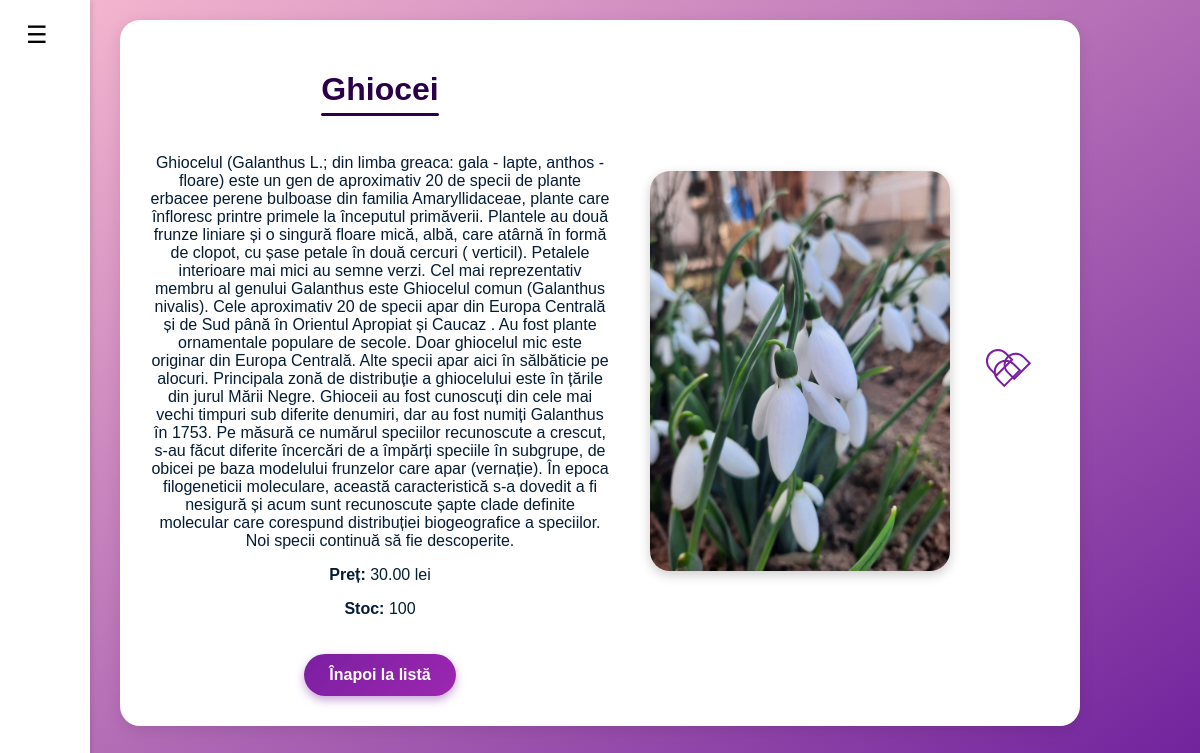
The page /floare/3/ on the database its author committed.
### main/models.py (models this page shows, shortened)
class Floare(models.Model):
    nume = models.CharField(max_length=100)
    descriere = models.TextField()
    pret = models.DecimalField(max_digits=6, decimal_places=2)
    imagine = models.ImageField(upload_to='flori/', blank=True, null=True)
    stoc = models.PositiveIntegerField(default=0)

### main/views.py (the view)
# urls.py: path('floare/<int:floare_id>/', views.detalii_floare, name='detalii_floare'),
def detalii_floare(request, floare_id):
    floare = get_object_or_404(Floare, id=floare_id)
    return render(request, 'main/detalii_floare.html', {'floare': floare})

### main/templates/main/detalii_floare.html (shortened to what this page needs)
<!DOCTYPE html>
<html>
<head>
    {% load static %}
    <link rel="stylesheet" href="{% static 'main/styleDetails.css' %}">
    <link rel="stylesheet" href="{% static 'main/favouriteBtn.css' %}">
    <link rel="stylesheet" href="{% static 'main/sidebar.css' %}">
</head>
<body>
    {% include 'main/base.html' %}
    <div class="container">
        <div class="floare-info">
            <h1 class="titlu">{{ floare.nume }}</h1>
            <p>{{ floare.descriere }}</p>
            <p><strong>Preț:</strong> {{ floare.pret }} lei</p>
            <p><strong>Stoc:</strong> {{ floare.stoc }}</p>
            <a href="{% url 'home' %}" class="backButton">Înapoi la listă</a>
        </div>
        {% if floare.imagine %}
        <div class="floare-imagine">
            <img src="{{ floare.imagine.url }}" alt="{{ floare.nume }}">
        </div>
        {% endif %}
              <form method="post" action="{% url 'toggle_favorite' floare.id %}">
                <button type="submit" class="favorite-btn {% if floare.id in favorite_ids %}active{% endif %}">
                   <span class="heart"></span>
                </button>
              </form>
    </div>
</body>
</html>

### main/static/main/styleDetails.css (style rules this page uses)
body { background: linear-gradient(to right, #f8e1ff, #e4a1f2); font-family: 'Segoe UI', sans-serif; margin: 0; padding: 40px; color: #2b004b; }
.container { display: flex; flex-wrap: wrap; align-items: center; justify-content: center; background-color: white; border-radius: 20px; box-shadow: 0 4px 16px rgba(0, 0, 0, 0.1); padding: 30px; max-width: 900px; margin: auto; gap: 40px; }
.floare-info { flex: 1; min-width: 250px; }
.floare-imagine img { width: 300px; height: auto; border-radius: 20px; box-shadow: 0 4px 12px rgba(0, 0, 0, 0.2); }
.backButton { display: inline-block; margin-top: 20px; padding: 12px 25px; font-size: 16px; font-weight: 600; color: white; background: linear-gradient(135deg, #7b1fa2, #9c27b0); border-radius: 30px; text-decoration: none; box-shadow: 0 4px 10px rgba(123, 31, 162, 0.4); transition: background 0.3s ease, transform 0.2s ease; }
.titlu { position: relative; display: inline-block; padding-bottom: 8px; font-size: 32px; font-weight: bold; color: #2b004b; }
.titlu::after { content: ""; position: absolute; left: 0; bottom: 0; height: 3px; width: 100%; background-color: #2b004b; border-radius: 5px; }

### main/static/main/favouriteBtn.css (style rules this page uses)
.favorite-btn { background: none; border: none; cursor: pointer; padding: 0; outline: none; width: 30px; height: 30px; position: relative; margin-right: 30px; vertical-align: middle; }
.heart { display: inline-block; width: 20px; height: 18px; background: transparent; position: relative; transform: rotate(-45deg); transition: background-color 0.3s ease; border-radius: 15px 15px 0 0; border: 2px solid #7b1fa2; }
.heart::before, .heart::after { content: ""; position: absolute; width: 20px; height: 18px; background: transparent; border: 2px solid #7b1fa2; border-radius: 15px 15px 0 0; transition: background-color 0.3s ease; top: -10px; left: 0; }
.heart::before { top: -15px; left: 0; }
.heart::after { top: 0; left: 10px; }

### main/static/main/style.css (style rules this page uses)
body { font-family: Arial, sans-serif; text-align: center; background: linear-gradient(to bottom right, #f8bbd0, #6a1b9a); color: #041c34; padding: 20px; min-height: 100vh; }

### rows shown on the page
Floare: nume "Ghiocei", descriere "Ghiocelul (Galanthus L.; din limba greaca: gala - lapte, anthos - floare) este un gen de aproximativ 20 de specii de plante erbacee perene bulboase din familia Amaryllidaceae, plante care înfloresc printre primele la începutul primăverii. Plantele au două frunze liniare și o singură floare mică, albă, care atârnă în formă de clopot, cu șase petale în două cercuri ( verticil). Petalele interioare mai mici au semne verzi. Cel mai reprezentativ membru al genului Galanthus este Ghiocelul comun (Galanthus nivalis). Cele aproximativ 20 de specii apar din Europa Centrală și de Sud până în Orientul Apropiat și Caucaz . Au fost plante ornamentale populare de secole. Doar ghiocelul mic este originar…", pret "30.00", stoc "100", imagine (picture)
